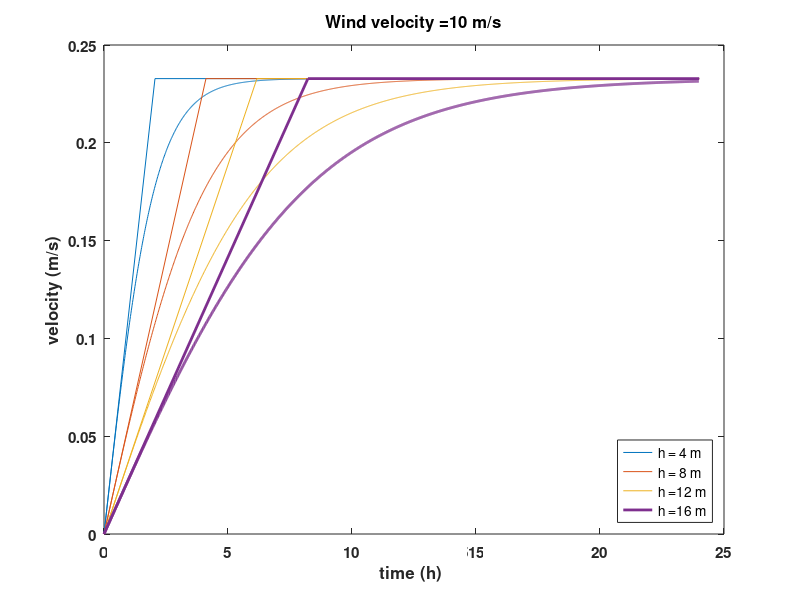

Write MATLAB code to recreate this figure.
Cw0=.00063;Cw100=.00723;Chezy=65;g=9.81;rho=1025;Cd=g/Chezy^2;
uw=10;dt=60;nt=1440;
rhoa=1.;
Cw=Cw0+uw/100*(Cw100-Cw0);
tauw=rhoa*Cw*uw^2;
v00=sqrt(tauw/rho/Cd);
for ih=1:4
   h=ih*4
   t(1,ih)=0;
   v(1,ih)=0;
   for i=2:nt;
      t(i,ih)=(i-1)*dt;
      v(i,ih)=v(i-1,ih)+(tauw/rho/h-Cd*v(i-1,ih)^2/h)*dt;
   end
   T=h*sqrt(rho/tauw/Cd);
   t(nt+1,ih)=nan;t(nt+2,ih)=0;t(nt+3,ih)=T;t(nt+4,ih)=nt*dt;
   v(nt+1,ih)=nan;v(nt+2,ih)=0;v(nt+3,ih)=v00;v(nt+4,ih)=v00;
end
t=t/3600;
figure(1)
plot(t(:,1),v(:,1),t(:,2),v(:,2),t(:,3),v(:,3),t(:,4),v(:,4),'linewidth',2);
set(gca,'fontsize',11','fontweight','bold')
legend('h = 4 m','h = 8 m','h =12 m','h =16 m','location','southeast');
xlabel('time (h) ');ylabel ('velocity (m/s)');title(strcat('Wind velocity = ',num2str(uw),' m/s'))
print('-depsc','windv.eps')
